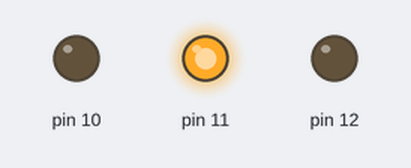
A sketch run on a simulated Arduino Uno, built with avr-gcc and run on an emulated ATmega328P. Parts: output pins drawn as LEDs (lit = HIGH).

Above: at 0.5 s.
At 1.5 s:
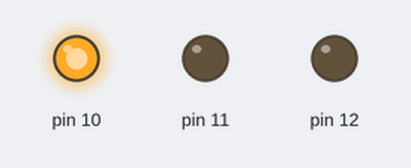
At 2.37 s:
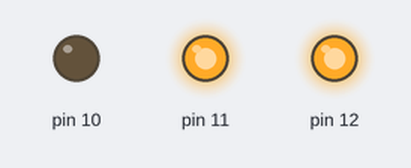
At 5.12 s:
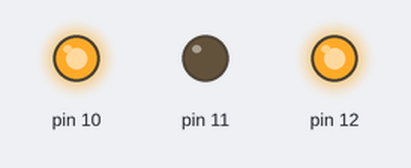
At 6.0 s:
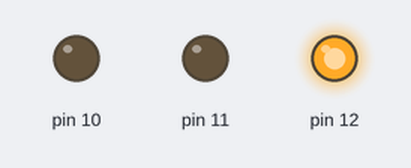
Timing chart, 0 to 6.9 s (numbered marks = the images above):
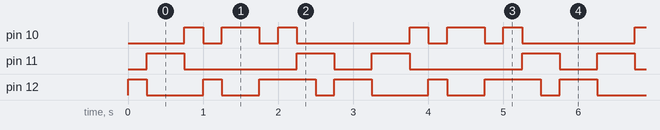

Measured:
- by itself, pin 10: repeats every 3.0 s: LOW 0.25 s, HIGH 0.50 s, LOW 0.25 s, HIGH 0.25 s, LOW 1.5 s, HIGH 0.25 s
- by itself, pin 11: repeats every 3.0 s: LOW 1.5 s, HIGH 0.50 s, LOW 0.50 s, HIGH 0.50 s
- by itself, pin 12: repeats every 3.0 s: LOW 0.75 s, HIGH 0.25 s, LOW 0.50 s, HIGH 0.75 s, LOW 0.25 s, HIGH 0.50 s

The sketch:

35_0039_0429_work1.ino
```cpp
void setup() {

}

void loop() {
  pinMode(12,OUTPUT);
  digitalWrite(12,HIGH);
  pinMode(11,OUTPUT);
  digitalWrite(11,LOW);
  pinMode(10,INPUT);
  delay(250);

  pinMode(12,OUTPUT);
  digitalWrite(12,LOW);
  pinMode(11,OUTPUT);
  digitalWrite(11,HIGH);
  pinMode(10,INPUT);
  delay(250);

  pinMode(12,INPUT);
  pinMode(11,OUTPUT);
  digitalWrite(11,HIGH);
  pinMode(10,OUTPUT);
  digitalWrite(10,LOW);
  delay(250);

  pinMode(12,INPUT);
  pinMode(11,OUTPUT);
   digitalWrite(11,LOW);
  pinMode(10,OUTPUT);
   digitalWrite(10,HIGH);
  delay(250);

  pinMode(12,OUTPUT);
  digitalWrite(12,HIGH);
  pinMode(11,INPUT);
  pinMode(10,OUTPUT);
    digitalWrite(10,LOW);
  delay(250);

  pinMode(12,OUTPUT);
  digitalWrite(12,LOW);
  pinMode(11,INPUT);
  pinMode(10,OUTPUT);
   digitalWrite(10,HIGH);
  delay(250);

//

pinMode(12,OUTPUT);
  digitalWrite(12,LOW);
  pinMode(11,INPUT);
  pinMode(10,OUTPUT);
   digitalWrite(10,HIGH);
  delay(250);

pinMode(12,OUTPUT);
  digitalWrite(12,HIGH);
  pinMode(11,INPUT);
  pinMode(10,OUTPUT);
    digitalWrite(10,LOW);
  delay(250);

  pinMode(12,INPUT);
  pinMode(11,OUTPUT);
   digitalWrite(11,LOW);
  pinMode(10,OUTPUT);
   digitalWrite(10,HIGH);
  delay(250);

  pinMode(12,INPUT);
  pinMode(11,OUTPUT);
  digitalWrite(11,HIGH);
  pinMode(10,OUTPUT);
  digitalWrite(10,LOW);
  delay(250);

  pinMode(12,OUTPUT);
  digitalWrite(12,LOW);
  pinMode(11,OUTPUT);
  digitalWrite(11,HIGH);
  pinMode(10,INPUT);
  delay(250);

  pinMode(12,OUTPUT);
  digitalWrite(12,HIGH);
  pinMode(11,OUTPUT);
  digitalWrite(11,LOW);
  pinMode(10,INPUT);
  delay(250);
}
```
